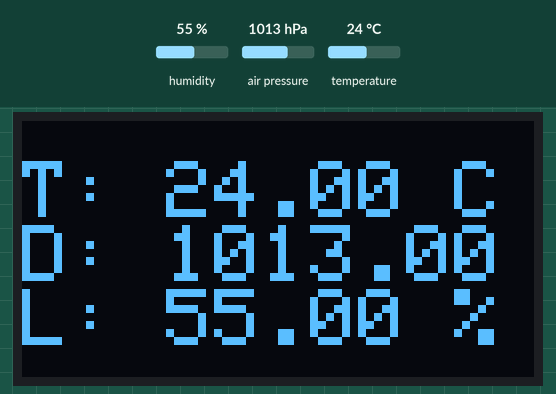
A sketch run on a simulated Arduino Uno, built with avr-gcc and run on an emulated ATmega328P. Parts: 128×64 one-colour display. The inputs (shaded band) are chosen by the test bench; at power-on: humidity 55 %, air pressure 1013 hPa, temperature 24 °C. The display library's start-up logo is not drawn; what the sketch prints to the serial monitor is not drawn.

Above: at 2.2 s.

The sketch:

arduino_temperature_bosch_bme280_oled.ino
```cpp
/*
 * Environment sensor: Bosch Sensortec BME280
 * Measures relative humidity, barometric pressure and ambient temperature
 *
 * Display: MakerHawk OLED Display 128x64
 *
 * Used protocol: I2C
 */

#include <Wire.h>
#include <Adafruit_Sensor.h>
#include <Adafruit_BME280.h>

#include <Adafruit_GFX.h>
#include <Adafruit_SSD1306.h>

#define SCREEN_WIDTH 128 // OLED display width, in pixels
#define SCREEN_HEIGHT 64 // OLED display height, in pixels

// Declaration for an SSD1306 display connected to I2C (SDA, SCL pins)
Adafruit_SSD1306 display = Adafruit_SSD1306(SCREEN_WIDTH, SCREEN_HEIGHT, &Wire, -1);

// 1013.25 hPa: Normalized sea level pressure (760 mm Hg)
#define SEALEVELPRESSURE_HPA (1013.25)

Adafruit_BME280 bme;

Adafruit_Sensor *bme_temp = bme.getTemperatureSensor();
Adafruit_Sensor *bme_pressure = bme.getPressureSensor();
Adafruit_Sensor *bme_humidity = bme.getHumiditySensor();

#define SERIAL_PORT_BOUD_RATE 9600 //<- change if you use a different boud rate for serial communication

unsigned long delayTime;

void setup(void)
{
  Serial.begin(SERIAL_PORT_BOUD_RATE);

  Serial.println("Maxim DS1820 and Bosch BMP280 (Temperature, Humidty & Altitude) Example");

  // SSD1306_SWITCHCAPVCC = generate display voltage from 3.3V internally
  if(!display.begin(SSD1306_SWITCHCAPVCC, 0x3C)) { // Address 0x3D for 128x64
    Serial.println(F("SSD1306 allocation failed"));
    for(;;); // Don't proceed, loop forever
  }

  display.display();
  delay(2000);
  display.clearDisplay();

  // setup bosch bme280
  if (!bme.begin(0x76)) {
    Serial.println("Could not find a valid BME280 sensor, check wiring!");
    while (1);
  }

  // weather monitoring mode -- Weather Station Scenario of BME280--
  // forced mode, 1x temperature / 1x humidity / 1x pressure oversampling,"); ("filter off");
  bme.setSampling(Adafruit_BME280::MODE_FORCED,
                    Adafruit_BME280::SAMPLING_X1, // temperature
                    Adafruit_BME280::SAMPLING_X1, // pressure
                    Adafruit_BME280::SAMPLING_X1, // humidity
                    Adafruit_BME280::FILTER_OFF   );

  // Rate is 1/60Hz (1m)
  delayTime = 60000;

  bme_temp->printSensorDetails();
  bme_pressure->printSensorDetails();
  bme_humidity->printSensorDetails();

  Serial.println();

}

void loop(void)
{

  bme.takeForcedMeasurement(); // needed only in forced mode

  float temp = bme.readTemperature();
  float pressure = bme.readPressure() / 100.0F;
  float altitude = bme.readAltitude(SEALEVELPRESSURE_HPA);
  float humidity = bme.readHumidity();

  Serial.print(F("Sensor B: "));
  Serial.print(temp);
  Serial.println(F("°C"));

  Serial.println();
  Serial.print(F("Pressure = "));
  Serial.print(pressure); //Readings are not normalized to sea-level.
  Serial.println(F("hPa"));

  Serial.print(F("Approx. Altitude = "));
  Serial.print(altitude);
  Serial.println(F("m"));

  Serial.print(F("Humidity = "));
  Serial.print(humidity);
  Serial.println(F("%"));
  Serial.println();

  // print to the oled display
  display.clearDisplay();

  display.setTextSize(2);
  display.setTextColor(SSD1306_WHITE);
  display.setCursor(0,10);
  display.cp437(true);

  display.print(F("T: "));
  display.print(temp);
  display.println(F(" C"));

  display.print(F("D: "));
  display.print(pressure);
  display.println("");//display.println(F(" hPa"));

  display.print(F("L: "));
  display.print(humidity);
  display.println(F(" %"));

  display.display();

  delay(delayTime);
}
```
